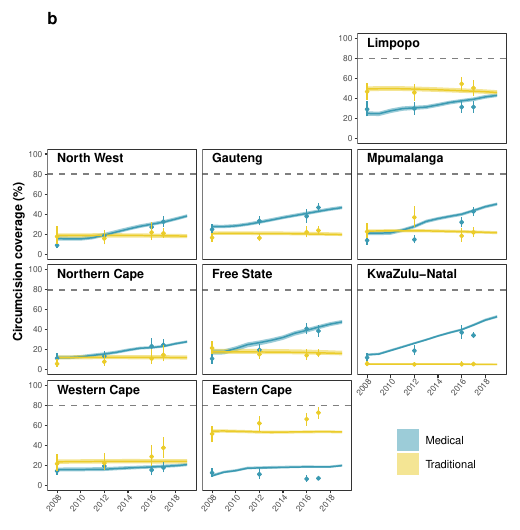

This figure's R source:
#####################
### Preliminaries ###
#####################
# Clearing Workspace
rm(list = ls())

# Set working directory
setwd('~/Dropbox/Github/zaf-circumcision-rates/Documents/nature-comms-rev2/Figures/paper')

# Loading source code 
source('../src/0_Source.R')
require(ggridges)
library(patchwork)

################################################
### Preparing location/shapefile information ###
################################################
# Loading shapefiles 
area_hierarchy <- read.csv("../src/zaf_area_hierarchy.csv")
area_boundaries <- read_sf("../src/zaf_area_boundaries.geojson")

# Adding a unique identifier within Admin code and merging to boundaries
area_hierarchy <- area_hierarchy %>% 
  group_by(area_level) %>% 
  dplyr::mutate(space = seq(dplyr::n())) %>%
  ungroup()

# Adding a unique identifier within Admin code and merging to boundaries
area_boundaries <- area_hierarchy %>% 
  group_by(area_level) %>% 
  dplyr::mutate(space = seq(dplyr::n())) %>% 
  left_join(x =  area_boundaries,
            by = 'area_id') %>%
  ungroup()

##########################
### Reading in results ###
##########################
# Reading in model results by age group
results_agegroup1 <- read_csv('../src/Results_AgeGroup_Probability.csv')
results_agegroup2 <- read_csv('../src/Results_AgeGroup_Incidence.csv')
results_agegroup3 <- read_csv('../src/Results_AgeGroup_Prevalence.csv')
results_agegroup <- rbind(results_agegroup1, results_agegroup2, results_agegroup3)
rm(results_agegroup1, results_agegroup2, results_agegroup3)

# Extracting coverage
results_agegroup <- results_agegroup %>%
  subset(age_group == '15-49' & 
           type %in% c('Circumcision coverage (MMC-nT)', 'Circumcision coverage (TMIC)') & 
           model == 'With program data')

# Getting relevant columns 
results_agegroup <- results_agegroup[,c('area_id','area_name', 'area_level', 'model', 'type','year','mean', 'lower', 'upper')]

##############################
### Reading in survey data ###
##############################
# Read in results 
results_survey <- read.csv("../src/zaf-survey-circumcision-coverage.csv") %>%
  filter(age_group == 'Y015_049', year >= 2005 & indicator %in% c("circ_medical", "circ_traditional"))

# Recoding survey data
results_survey <- results_survey %>%
  mutate(type = recode(indicator, 
                       "circ_medical" = "Medical", 
                       "circ_traditional" = "Traditional"))

########################
### Plotting results ###
########################
# Getting results
tmp1 <- subset(results_agegroup, area_level == 1 & year %in% 2008:2019)

# Multiplying coverage by 100
tmp1$mean <- 100 * tmp1$mean
tmp1$lower <- 100 * tmp1$lower
tmp1$upper <- 100 * tmp1$upper

# Ordering for the province facet
zaf_province_grid <- tribble(
  ~code, ~code_area_id, ~name_province , ~row, ~col,
  "LIM", "ZAF_1_LIM"  , "Limpopo"      , 1   , 3   ,
  "NW" , "ZAF_1_NW"   , "North West"   , 2   , 1   ,
  "GT" , "ZAF_1_GT"   , "Gauteng"      , 2   , 2   ,
  "MP" , "ZAF_1_MP"   , "Mpumalanga"   , 2   , 3   ,
  "NC" , "ZAF_1_NC"   , "Northern Cape", 3   , 1   ,
  "FS" , "ZAF_1_FS"   , "Free State"   , 3   , 2   ,
  "KZN", "ZAF_1_KZN"  , "KwaZulu-Natal", 3   , 3   ,
  "WC" , "ZAF_1_WC"   , "Western Cape" , 4   , 1   ,
  "EC" , "ZAF_1_EC"   , "Eastern Cape" , 4   , 2
)

# Relabelling
tmp1$type[which(tmp1$type == 'Circumcision coverage (MMC-nT)')] <- 'Medical'
tmp1$type[which(tmp1$type == 'Circumcision coverage (TMIC)')] <- 'Traditional'

# Merging on results to survey data
survey_plot <- results_survey %>%
  semi_join(tmp1, by = "area_id")

# Plotting 
fig1bp <-
  ggplot(tmp1,
       aes(x = year,
           y = mean,
           ymin = lower,
           ymax = upper,
           group = type,
           fill = type,
           colour = type)) + 
  # Adding target line to prevalence
  geom_hline(yintercept = 80,
             linewidth = 0.5,
             linetype = 'dashed',
             colour = 'grey50') +
  # Lines of coverage
  geom_ribbon(colour = NA, alpha = 0.5) + 
  geom_line(linewidth = 0.5,
            show.legend = FALSE) + 
  geom_point(aes(x = year, y = 100 * estimate,
                 group = type,
                 colour = type),
             data = survey_plot,   
             size = 1.0,
             inherit.aes = FALSE,
             show.legend = FALSE) +
  geom_linerange(aes(x = year, ymin = 100 * ci_lower, ymax = 100 * ci_upper,
                     group = type,
                     colour = type),
             data = survey_plot,             
             inherit.aes = FALSE,
             show.legend = FALSE) +
  geom_text(aes(x = 2008, y = 100, label = area_name),
            data = distinct(tmp1, area_id, area_name),
            hjust = 0, vjust = 1,
            size = 3.0,
            fontface = "bold",
            inherit.aes = FALSE) +
  # Setting for the axes
  # Setting for the axes
  scale_x_continuous(breaks = seq(2008, 2018, by = 2),
                     labels = seq(2008, 2018, by = 2),
                     limits = c(2007.75, 2019.25)) + 
  scale_y_continuous(breaks = scales::pretty_breaks(5), limits = c(0, 100)) + 
  # Colour palette
  scale_fill_manual(values = wesanderson::wes_palette("Zissou1", 3)[c(1,3)]) +
  scale_colour_manual(values = wesanderson::wes_palette("Zissou1", 3)[c(1,3)]) +
  labs(x = NULL,
       y = 'Circumcision coverage (%)',
       colour = NULL,
       fill = NULL,
       title = 'b') + 
  # Geofacet
  facet_geo(~ area_id, 
            grid = zaf_province_grid, 
            label = "name_province") +
  # Minimal theme
  theme_bw(8) +
  # Extra options on the plot 
  theme(axis.text = element_text(size = 8),
        ## strip.text = element_text(size = 9, face = "bold"),
        strip.text = element_blank(),
        strip.background = element_blank(),
        panel.grid = element_blank(),
        plot.title = element_text(hjust = 0, size = rel(1.5), face = 'bold'), 
        legend.text = element_text(size = 8),
        axis.title = element_text(size = 9, face = 'bold'),
        axis.text.x = element_text(size = rel(0.8), angle = 50, hjust = 1, vjust = 1.1),
        axis.text.y = element_text(size = rel(0.8)),
        # strip.placement = 'outside',
        legend.position = 'none')+ 
  guides(color=guide_legend(ncol=2))

fig1bl <- {fig1bp +
  theme(legend.position = "right")} %>%
  ggpubr::get_legend()

fig1b <- wrap_elements(full = get_geofacet_grob(fig1bp)) +
  inset_element(fig1bl, 0.7, 0.05, 1.0, 0.23, align_to = "full", on_top = TRUE)
  
# Saving plot
ggsave("Figure1b.pdf", width = 5.2, height = 5.3, units = "in")
ggsave("Figure1b.png", width = 5.2, height = 5.3, units = "in")
ggsave("Figure1b.eps", width = 5.2, height = 5.3, units = "in", device = cairo_ps)
save(fig1b, file = "Figure1b.RData")



